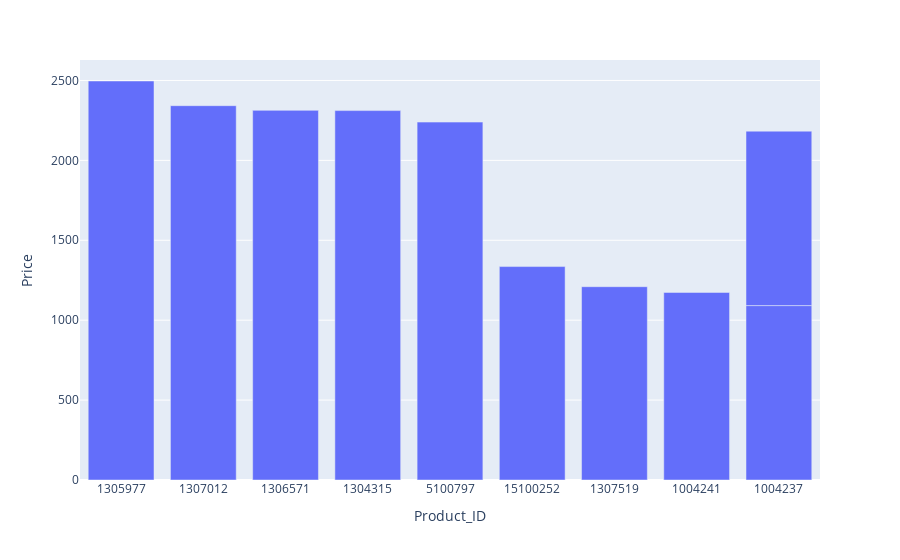

The cell this chart's notebook holds for it:
### Code cell
px.bar(spark.sql("SELECT DISTINCT(Product_ID), Price from Product_Data ORDER BY Price Desc LIMIT 10").toPandas(), x="Product_ID", y="Price")

### Figure 1 — Plotly figure (JSON) as saved in the notebook; plotly's stock layout.template omitted (floating-point values rounded to 4 significant figures)
{"data": [{"alignmentgroup": "True", "hovertemplate": "Product_ID=%{x}<br>Price=%{y}<extra></extra>", "legendgroup": "", "marker": {"color": "#636efa"}, "name": "", "offsetgroup": "", "orientation": "v", "showlegend": false, "textposition": "auto", "type": "bar", "x": ["1305977", "1307012", "1306571", "1304315", "5100797", "15100252", "1307519", "1004241", "1004237", "1004237"], "xaxis": "x", "y": [2497.0, 2342.0, 2313.0, 2311.0, 2239.0, 1335.0, 1210.0, 1174.0, 1091.0, 1091.0], "yaxis": "y"}], "layout": {"barmode": "relative", "legend": {"tracegroupgap": 0}, "margin": {"t": 60}, "xaxis": {"anchor": "y", "domain": [0, 1], "title": {"text": "Product_ID"}}, "yaxis": {"anchor": "x", "domain": [0, 1], "title": {"text": "Price"}}}}
